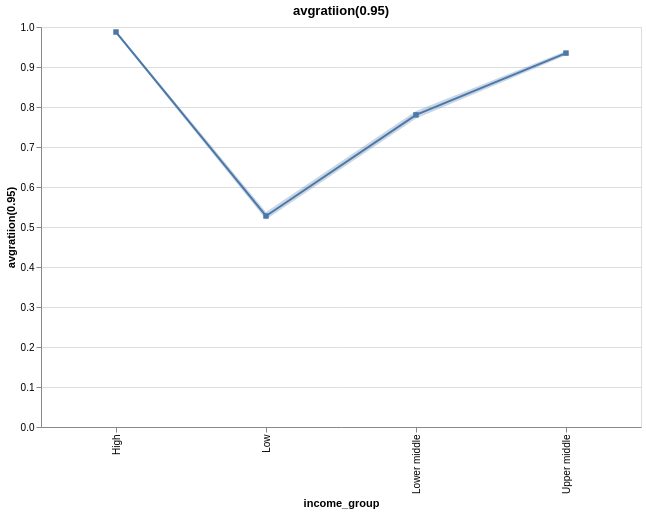

Notebook source saved alongside this figure:
### Markdown cell above
<div class="alert alert-warning" style="color:black">

### Question 3.3 (Optional)
rubric={accuracy:1}

<h4>
Python
</h4>
Add <a href=https://altair-viz.github.io/gallery/line_with_ci.html> a confidence interval band</a>
to your line + square plot by assigning the plot in the previous question to a variable name
and then using layering to add the band.
The default in the link above is a 95% bootstrapped confidence interval.
</div>

### Code cell
alt.data_transformers.enable("vegafusion") 
band = base.mark_errorband(extent='ci').encode(
    y=alt.Y('ratio:Q', title='avgratiion(0.95)')
)

final_plot = (band + lines + squares).properties(
    width=600,
    height=400,
    title='avgratiion(0.95)'
).interactive()

final_plot

### Figure 1 — Vega specification as saved in the notebook (floating-point values rounded to 4 significant figures; data arrays with more than 128 entries replaced by an {"elided": "..."} marker saying what was removed)
{"$schema": "https://vega.github.io/schema/vega/v5.json", "data": [{"name": "_server_source_0", "values": {"elided": "8188 records"}}, {"name": "param_6_store"}, {"name": "source_0", "source": "_server_source_0", "transform": [{"type": "aggregate", "groupby": ["income_group"], "fields": ["ratio", "ratio", "ratio", "ratio"], "ops": ["mean", "mean", "ci0", "ci1"], "as": ["mean_ratio", "center_ratio", "lower_ratio", "upper_ratio"]}, {"type": "project", "fields": ["income_group", "lower_ratio", "mean_ratio", "upper_ratio"]}]}, {"name": "data_0", "source": "source_0", "transform": [{"type": "filter", "expr": "isValid(datum[\"mean_ratio\"]) && isFinite(+datum[\"mean_ratio\"])"}, {"type": "project", "fields": ["income_group", "mean_ratio"]}]}, {"name": "source_0_x_domain_income_group_0", "source": "source_0", "transform": [{"type": "aggregate", "groupby": ["income_group"], "fields": [], "ops": [], "as": []}, {"type": "formula", "expr": "datum['income_group']", "as": "sort_field"}, {"type": "project", "fields": ["income_group"]}]}, {"name": "data_0_x_domain_income_group_1", "source": "data_0", "transform": [{"type": "aggregate", "groupby": ["income_group"], "fields": [], "ops": [], "as": []}, {"type": "formula", "expr": "datum['income_group']", "as": "sort_field"}, {"type": "project", "fields": ["income_group"]}]}], "signals": [{"name": "unit", "value": {}, "on": [{"events": "pointermove", "update": "isTuple(group()) ? group() : unit"}]}, {"name": "param_6", "update": "{\"lower_ratio\": param_6_lower_ratio}"}, {"name": "param_6_lower_ratio"}, {"name": "param_6_income_group", "on": [{"events": [{"source": "view", "type": "dblclick"}], "update": "null"}, {"events": {"signal": "param_6_translate_delta"}, "update": "panLinear(param_6_translate_anchor.extent_x, -param_6_translate_delta.x / width)"}, {"events": {"signal": "param_6_zoom_delta"}, "update": "zoomLinear(domain(\"x\"), param_6_zoom_anchor.x, param_6_zoom_delta)"}]}, {"name": "param_6_lower_ratio", "on": [{"events": [{"source": "view", "type": "dblclick"}], "update": "null"}, {"events": {"signal": "param_6_translate_delta"}, "update": "panLinear(param_6_translate_anchor.extent_y, param_6_translate_delta.y / height)"}, {"events": {"signal": "param_6_zoom_delta"}, "update": "zoomLinear(domain(\"y\"), param_6_zoom_anchor.y, param_6_zoom_delta)"}], "push": "outer"}, {"name": "param_6_tuple", "on": [{"events": [{"signal": "param_6_income_group || param_6_lower_ratio"}], "update": "param_6_income_group && param_6_lower_ratio ? {unit: \"view_6_layer_0\", fields: param_6_tuple_fields, values: [param_6_income_group,param_6_lower_ratio]} : null"}]}, {"name": "param_6_tuple_fields", "value": [{"field": "income_group", "channel": "x", "type": "E"}, {"field": "lower_ratio", "channel": "y", "type": "R"}]}, {"name": "param_6_translate_anchor", "value": {}, "on": [{"events": [{"source": "scope", "type": "pointerdown"}], "update": "{x: x(unit), y: y(unit), extent_x: domain(\"x\"), extent_y: domain(\"y\")}"}]}, {"name": "param_6_translate_delta", "value": {}, "on": [{"events": [{"source": "window", "between": [{"source": "scope", "type": "pointerdown"}, {"source": "window", "type": "pointerup"}], "type": "pointermove", "consume": true}], "update": "{x: param_6_translate_anchor.x - x(unit), y: param_6_translate_anchor.y - y(unit)}"}]}, {"name": "param_6_zoom_anchor", "on": [{"events": [{"source": "scope", "type": "wheel", "consume": true}], "update": "{x: invert(\"x\", x(unit)), y: invert(\"y\", y(unit))}"}]}, {"name": "param_6_zoom_delta", "on": [{"events": [{"source": "scope", "type": "wheel", "consume": true}], "update": "pow(1.001, event.deltaY * pow(16, event.deltaMode))", "force": true}]}, {"name": "param_6_modify", "on": [{"events": {"signal": "param_6_tuple"}, "update": "modify(\"param_6_store\", param_6_tuple, true)"}]}], "marks": [{"type": "area", "name": "view_6_layer_0_marks", "from": {"data": "source_0"}, "sort": {"field": "x"}, "encode": {"update": {"opacity": {"value": 0.3}, "orient": {"value": "vertical"}, "fill": {"value": "#4c78a8"}, "tooltip": {"signal": "format(datum[\"mean_ratio\"], \"\")"}, "x": {"field": "income_group", "scale": "x"}, "y": {"field": "lower_ratio", "scale": "y"}, "y2": {"field": "upper_ratio", "scale": "y"}, "defined": {"signal": "isValid(datum[\"lower_ratio\"]) && isFinite(+datum[\"lower_ratio\"])"}}}, "interactive": true, "style": ["area", "errorband-band"], "clip": true}, {"type": "line", "name": "layer_1_marks", "from": {"data": "source_0"}, "sort": {"field": "x"}, "encode": {"update": {"stroke": {"value": "#4c78a8"}, "tooltip": {"signal": "{\"income_group\": isValid(datum[\"income_group\"]) ? datum[\"income_group\"] : \"\"+datum[\"income_group\"], \"Mean of ratio\": format(datum[\"mean_ratio\"], \"\")}"}, "y": {"field": "mean_ratio", "scale": "y"}, "defined": {"signal": "isValid(datum[\"mean_ratio\"]) && isFinite(+datum[\"mean_ratio\"])"}, "x": {"field": "income_group", "scale": "x"}}}, "clip": true, "style": ["line"], "interactive": true}, {"type": "symbol", "name": "layer_2_marks", "from": {"data": "data_0"}, "encode": {"update": {"x": {"field": "income_group", "scale": "x"}, "y": {"field": "mean_ratio", "scale": "y"}, "shape": {"value": "square"}, "tooltip": {"signal": "{\"income_group\": isValid(datum[\"income_group\"]) ? datum[\"income_group\"] : \"\"+datum[\"income_group\"], \"Mean of ratio\": format(datum[\"mean_ratio\"], \"\")}"}, "fill": {"value": "#4c78a8"}}}, "interactive": true, "clip": true, "style": ["square"]}], "scales": [{"name": "x", "type": "point", "domain": {"fields": [{"data": "source_0_x_domain_income_group_0", "field": "income_group"}, {"data": "data_0_x_domain_income_group_1", "field": "income_group"}], "sort": true}, "range": [0, {"signal": "width"}], "padding": 0.5}, {"name": "y", "type": "linear", "domain": {"fields": [{"data": "source_0", "field": "lower_ratio"}, {"data": "source_0", "field": "upper_ratio"}, {"data": "source_0", "field": "mean_ratio"}, {"data": "data_0", "field": "mean_ratio"}]}, "range": [{"signal": "height"}, 0], "nice": true, "domainRaw": {"signal": "param_6[\"lower_ratio\"]"}, "zero": true}], "axes": [{"scale": "y", "grid": true, "ticks": false, "labels": false, "minExtent": 0, "tickCount": {"signal": "ceil(height/40)"}, "zindex": 0, "gridScale": "x", "orient": "left", "aria": false, "maxExtent": 0, "domain": false}, {"scale": "x", "labelAngle": 270, "grid": false, "title": "income_group", "orient": "bottom", "labelAlign": "right", "zindex": 0, "labelBaseline": "middle"}, {"scale": "y", "labelOverlap": true, "grid": false, "title": "avgratiion(0.95)", "tickCount": {"signal": "ceil(height/40)"}, "zindex": 0, "orient": "left"}], "title": {"text": "avgratiion(0.95)", "frame": "group"}, "background": "white", "width": 600, "padding": 5, "height": 400, "style": "cell"}
